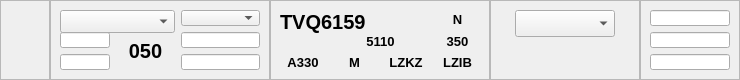
<?xml version="1.0" encoding="UTF-8"?>
<ui version="4.0">
 <class>StripOverflight</class>
 <widget class="QDialog" name="StripOverflight">
  <property name="geometry">
   <rect>
    <x>0</x>
    <y>0</y>
    <width>740</width>
    <height>80</height>
   </rect>
  </property>
  <property name="sizePolicy">
   <sizepolicy hsizetype="Fixed" vsizetype="Fixed">
    <horstretch>0</horstretch>
    <verstretch>0</verstretch>
   </sizepolicy>
  </property>
  <property name="windowTitle">
   <string>Dialog</string>
  </property>
  <widget class="QFrame" name="frame">
   <property name="geometry">
    <rect>
     <x>0</x>
     <y>0</y>
     <width>50</width>
     <height>80</height>
    </rect>
   </property>
   <property name="sizePolicy">
    <sizepolicy hsizetype="Fixed" vsizetype="Fixed">
     <horstretch>0</horstretch>
     <verstretch>0</verstretch>
    </sizepolicy>
   </property>
   <property name="frameShape">
    <enum>QFrame::StyledPanel</enum>
   </property>
   <property name="frameShadow">
    <enum>QFrame::Raised</enum>
   </property>
  </widget>
  <widget class="QFrame" name="frame_2">
   <property name="geometry">
    <rect>
     <x>50</x>
     <y>0</y>
     <width>220</width>
     <height>80</height>
    </rect>
   </property>
   <property name="sizePolicy">
    <sizepolicy hsizetype="Fixed" vsizetype="Fixed">
     <horstretch>0</horstretch>
     <verstretch>0</verstretch>
    </sizepolicy>
   </property>
   <property name="frameShape">
    <enum>QFrame::StyledPanel</enum>
   </property>
   <property name="frameShadow">
    <enum>QFrame::Raised</enum>
   </property>
   <layout class="QHBoxLayout" name="horizontalLayout">
    <item>
     <layout class="QGridLayout" name="gridLayout_4">
      <item row="1" column="0">
       <widget class="QLineEdit" name="time1_lineEdit">
        <property name="sizePolicy">
         <sizepolicy hsizetype="Minimum" vsizetype="Fixed">
          <horstretch>0</horstretch>
          <verstretch>0</verstretch>
         </sizepolicy>
        </property>
        <property name="maximumSize">
         <size>
          <width>50</width>
          <height>16777215</height>
         </size>
        </property>
        <property name="font">
         <font>
          <pointsize>10</pointsize>
          <weight>75</weight>
          <bold>true</bold>
         </font>
        </property>
        <property name="alignment">
         <set>Qt::AlignCenter</set>
        </property>
       </widget>
      </item>
      <item row="1" column="1" rowspan="2">
       <widget class="QLabel" name="flightLevel_actual_label">
        <property name="font">
         <font>
          <pointsize>15</pointsize>
          <weight>75</weight>
          <bold>true</bold>
         </font>
        </property>
        <property name="text">
         <string>050</string>
        </property>
        <property name="alignment">
         <set>Qt::AlignCenter</set>
        </property>
       </widget>
      </item>
      <item row="2" column="0">
       <widget class="QLineEdit" name="flightLevel1_lineEdit">
        <property name="sizePolicy">
         <sizepolicy hsizetype="Minimum" vsizetype="Fixed">
          <horstretch>0</horstretch>
          <verstretch>0</verstretch>
         </sizepolicy>
        </property>
        <property name="maximumSize">
         <size>
          <width>50</width>
          <height>16777215</height>
         </size>
        </property>
        <property name="font">
         <font>
          <pointsize>10</pointsize>
          <weight>75</weight>
          <bold>true</bold>
         </font>
        </property>
        <property name="alignment">
         <set>Qt::AlignCenter</set>
        </property>
       </widget>
      </item>
      <item row="0" column="0" colspan="2">
       <widget class="QComboBox" name="point1_comboBox">
        <property name="minimumSize">
         <size>
          <width>115</width>
          <height>23</height>
         </size>
        </property>
        <property name="font">
         <font>
          <pointsize>15</pointsize>
          <weight>75</weight>
          <bold>true</bold>
         </font>
        </property>
       </widget>
      </item>
     </layout>
    </item>
    <item>
     <layout class="QVBoxLayout" name="verticalLayout_2">
      <item>
       <widget class="QComboBox" name="point2_comboBox">
        <property name="font">
         <font>
          <pointsize>10</pointsize>
         </font>
        </property>
       </widget>
      </item>
      <item>
       <widget class="QLineEdit" name="time2_lineEdit">
        <property name="sizePolicy">
         <sizepolicy hsizetype="Expanding" vsizetype="Fixed">
          <horstretch>0</horstretch>
          <verstretch>0</verstretch>
         </sizepolicy>
        </property>
        <property name="font">
         <font>
          <pointsize>10</pointsize>
          <weight>75</weight>
          <bold>true</bold>
         </font>
        </property>
        <property name="alignment">
         <set>Qt::AlignCenter</set>
        </property>
       </widget>
      </item>
      <item>
       <widget class="QLineEdit" name="flightLevel2_lineEdit">
        <property name="font">
         <font>
          <pointsize>10</pointsize>
          <weight>75</weight>
          <bold>true</bold>
         </font>
        </property>
        <property name="alignment">
         <set>Qt::AlignCenter</set>
        </property>
       </widget>
      </item>
     </layout>
    </item>
   </layout>
  </widget>
  <widget class="QFrame" name="frame_5">
   <property name="geometry">
    <rect>
     <x>640</x>
     <y>0</y>
     <width>100</width>
     <height>80</height>
    </rect>
   </property>
   <property name="sizePolicy">
    <sizepolicy hsizetype="Fixed" vsizetype="Fixed">
     <horstretch>0</horstretch>
     <verstretch>0</verstretch>
    </sizepolicy>
   </property>
   <property name="frameShape">
    <enum>QFrame::StyledPanel</enum>
   </property>
   <property name="frameShadow">
    <enum>QFrame::Raised</enum>
   </property>
   <layout class="QGridLayout" name="gridLayout">
    <item row="0" column="0">
     <widget class="QLineEdit" name="comment1_lineEdit">
      <property name="font">
       <font>
        <pointsize>10</pointsize>
        <weight>75</weight>
        <bold>true</bold>
       </font>
      </property>
     </widget>
    </item>
    <item row="1" column="0">
     <widget class="QLineEdit" name="comment2_lineEdit">
      <property name="font">
       <font>
        <pointsize>10</pointsize>
        <weight>75</weight>
        <bold>true</bold>
       </font>
      </property>
     </widget>
    </item>
    <item row="2" column="0">
     <widget class="QLineEdit" name="comment3_lineEdit">
      <property name="font">
       <font>
        <pointsize>10</pointsize>
        <weight>75</weight>
        <bold>true</bold>
       </font>
      </property>
     </widget>
    </item>
   </layout>
  </widget>
  <widget class="QFrame" name="frame_4">
   <property name="geometry">
    <rect>
     <x>490</x>
     <y>0</y>
     <width>150</width>
     <height>80</height>
    </rect>
   </property>
   <property name="sizePolicy">
    <sizepolicy hsizetype="Fixed" vsizetype="Fixed">
     <horstretch>0</horstretch>
     <verstretch>0</verstretch>
    </sizepolicy>
   </property>
   <property name="frameShape">
    <enum>QFrame::StyledPanel</enum>
   </property>
   <property name="frameShadow">
    <enum>QFrame::Raised</enum>
   </property>
   <layout class="QGridLayout" name="gridLayout_3">
    <item row="1" column="0">
     <spacer name="verticalSpacer">
      <property name="orientation">
       <enum>Qt::Vertical</enum>
      </property>
      <property name="sizeHint" stdset="0">
       <size>
        <width>20</width>
        <height>40</height>
       </size>
      </property>
     </spacer>
    </item>
    <item row="0" column="0">
     <widget class="QComboBox" name="point3_comboBox">
      <property name="maximumSize">
       <size>
        <width>100</width>
        <height>16777215</height>
       </size>
      </property>
      <property name="font">
       <font>
        <pointsize>12</pointsize>
       </font>
      </property>
     </widget>
    </item>
   </layout>
  </widget>
  <widget class="QFrame" name="frame_3">
   <property name="geometry">
    <rect>
     <x>270</x>
     <y>0</y>
     <width>220</width>
     <height>80</height>
    </rect>
   </property>
   <property name="sizePolicy">
    <sizepolicy hsizetype="Fixed" vsizetype="Fixed">
     <horstretch>0</horstretch>
     <verstretch>0</verstretch>
    </sizepolicy>
   </property>
   <property name="frameShape">
    <enum>QFrame::StyledPanel</enum>
   </property>
   <property name="frameShadow">
    <enum>QFrame::Raised</enum>
   </property>
   <layout class="QGridLayout" name="gridLayout_2">
    <item row="0" column="0" colspan="3">
     <widget class="QLabel" name="CallSign_label">
      <property name="minimumSize">
       <size>
        <width>0</width>
        <height>23</height>
       </size>
      </property>
      <property name="font">
       <font>
        <pointsize>15</pointsize>
        <weight>75</weight>
        <bold>true</bold>
       </font>
      </property>
      <property name="text">
       <string>TVQ6159</string>
      </property>
     </widget>
    </item>
    <item row="0" column="3">
     <widget class="QLabel" name="equipment_label">
      <property name="font">
       <font>
        <pointsize>10</pointsize>
        <weight>75</weight>
        <bold>true</bold>
       </font>
      </property>
      <property name="text">
       <string>N</string>
      </property>
      <property name="alignment">
       <set>Qt::AlignCenter</set>
      </property>
     </widget>
    </item>
    <item row="1" column="1" colspan="2">
     <widget class="QLabel" name="squawk_label">
      <property name="font">
       <font>
        <pointsize>10</pointsize>
        <weight>75</weight>
        <bold>true</bold>
       </font>
      </property>
      <property name="text">
       <string>5110</string>
      </property>
      <property name="alignment">
       <set>Qt::AlignCenter</set>
      </property>
     </widget>
    </item>
    <item row="1" column="3">
     <widget class="QLabel" name="cruiseLevel_label">
      <property name="font">
       <font>
        <pointsize>10</pointsize>
        <weight>75</weight>
        <bold>true</bold>
       </font>
      </property>
      <property name="text">
       <string>350</string>
      </property>
      <property name="alignment">
       <set>Qt::AlignCenter</set>
      </property>
     </widget>
    </item>
    <item row="2" column="0">
     <widget class="QLabel" name="aircraftType_label">
      <property name="font">
       <font>
        <pointsize>10</pointsize>
        <weight>75</weight>
        <bold>true</bold>
       </font>
      </property>
      <property name="text">
       <string>A330</string>
      </property>
      <property name="alignment">
       <set>Qt::AlignCenter</set>
      </property>
     </widget>
    </item>
    <item row="2" column="1">
     <widget class="QLabel" name="category_label">
      <property name="font">
       <font>
        <pointsize>10</pointsize>
        <weight>75</weight>
        <bold>true</bold>
       </font>
      </property>
      <property name="text">
       <string>M</string>
      </property>
      <property name="alignment">
       <set>Qt::AlignCenter</set>
      </property>
     </widget>
    </item>
    <item row="2" column="2">
     <widget class="QLabel" name="depAirport_label">
      <property name="font">
       <font>
        <pointsize>10</pointsize>
        <weight>75</weight>
        <bold>true</bold>
       </font>
      </property>
      <property name="text">
       <string>LZKZ</string>
      </property>
      <property name="alignment">
       <set>Qt::AlignCenter</set>
      </property>
     </widget>
    </item>
    <item row="2" column="3">
     <widget class="QLabel" name="destAirport_label">
      <property name="font">
       <font>
        <pointsize>10</pointsize>
        <weight>75</weight>
        <bold>true</bold>
       </font>
      </property>
      <property name="text">
       <string>LZIB</string>
      </property>
      <property name="alignment">
       <set>Qt::AlignCenter</set>
      </property>
     </widget>
    </item>
   </layout>
  </widget>
 </widget>
 <resources/>
 <connections/>
</ui>
